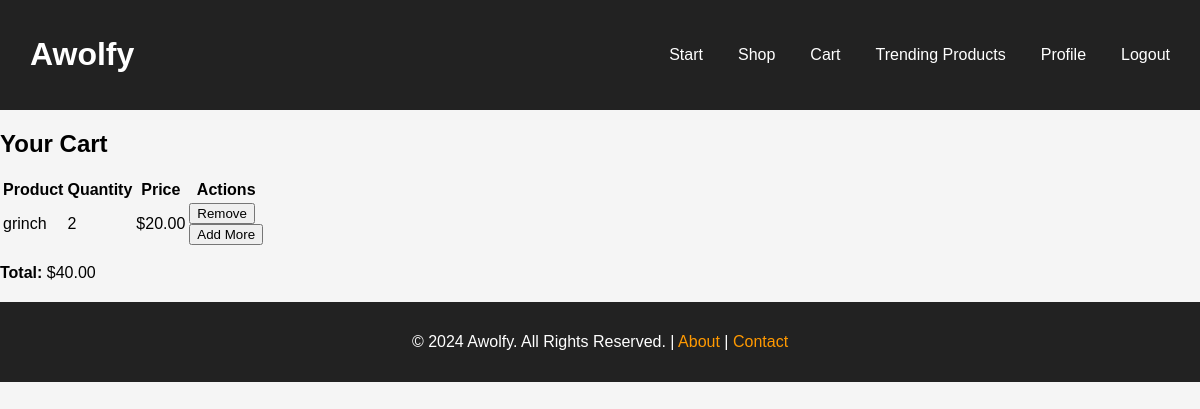
/cart/ (signed in), run on an earlier commit of the app's database.
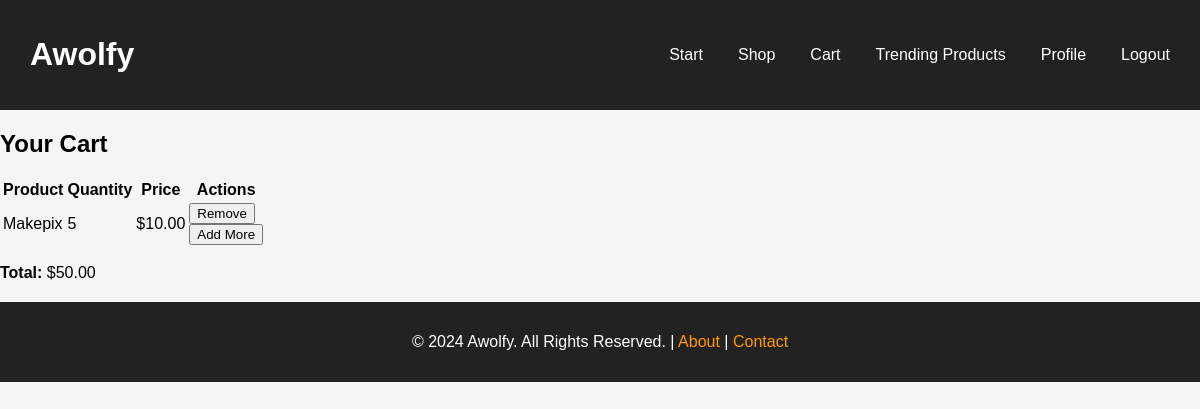
And on a later commit of the database.
### cart/models.py (models this page shows, shortened)
class CartItem(models.Model):
    user = models.ForeignKey(User, on_delete=models.CASCADE)
    product = models.ForeignKey(Product, on_delete=models.CASCADE)
    quantity = models.PositiveIntegerField(default=1)

### products/models.py (models this page shows, shortened)
class Product(models.Model):
    user = models.ForeignKey(User, on_delete=models.CASCADE, related_name="products")
    name = models.CharField(max_length=200)
    description = models.TextField()
    price = models.DecimalField(max_digits=10, decimal_places=2)
    stock = models.PositiveIntegerField()
    category = models.ForeignKey('Category', on_delete=models.CASCADE)
    image = models.ImageField(upload_to='product_images/', blank=True, null=True)
    created_at = models.DateTimeField(auto_now_add=True)
    slug = models.SlugField(unique=True, blank=True)  # Added slug field

### cart/views.py (the view)
# urls.py: path('cart/', CartDetailView.as_view(), name='cart_detail'),
class CartDetailView(LoginRequiredMixin, View):
    def get(self, request):
        if not request.user.is_authenticated:
            return redirect('users:login')  # Redirect to login page if not authenticated
        cart_items = CartItem.objects.filter(user=request.user)
        total_price = sum(item.product.price * item.quantity for item in cart_items)
        return render(request, 'cart/cart_detail.html', {
            'cart_items': cart_items,
            'total_price': total_price
        })

### core/context_processors.py (called while the page is built)
def categories_processor(request):
    return {
        'categories': Category.objects.all()
    }

### products/context_processors.py (called while the page is built)
def categories_context_processor(request):
    categories = Category.objects.all()  # Fetch all categories
    return {'categories': categories}

### cart/templates/cart/cart_detail.html (shortened to what this page needs)
{% extends 'core/base.html' %}
{% block content %}
<div class="cart-container">
    <h2>Your Cart</h2>
    {% if cart_items %}
        <table>
            <thead>
                <tr>
                    <th>Product</th>
                    <th>Quantity</th>
                    <th>Price</th>
                    <th>Actions</th>
                </tr>
            </thead>
            <tbody>
                {% for item in cart_items %}
                <tr>
                    <td>{{ item.product.name }}</td>
                    <td>{{ item.quantity }}</td>
                    <td>${{ item.product.price }}</td>
                    <td>
                        <form method="post" action="{% url 'cart:remove_from_cart' item.product.id %}">
                            <button type="submit">Remove</button>
                        </form>
                        <form method="post" action="{% url 'cart:add_to_cart' item.product.id %}">
                            <button type="submit">Add More</button>
                        </form>
                    </td>
                </tr>
                {% endfor %}
            </tbody>
        </table>
        <p><strong>Total:</strong> ${{ total_price }}</p>
    {% else %}
        <p>Your cart is empty.</p>
    {% endif %}
</div>
{% endblock %}

What changed in the data, as far as the page shows it:
removed CartItem: product.name "grinch", quantity "2", product.price "20.00"
added CartItem: product.name "Makepix", quantity "5", product.price "10.00"
Also different on the page:
{{ total_price }}: "40.00" → "50.00"
